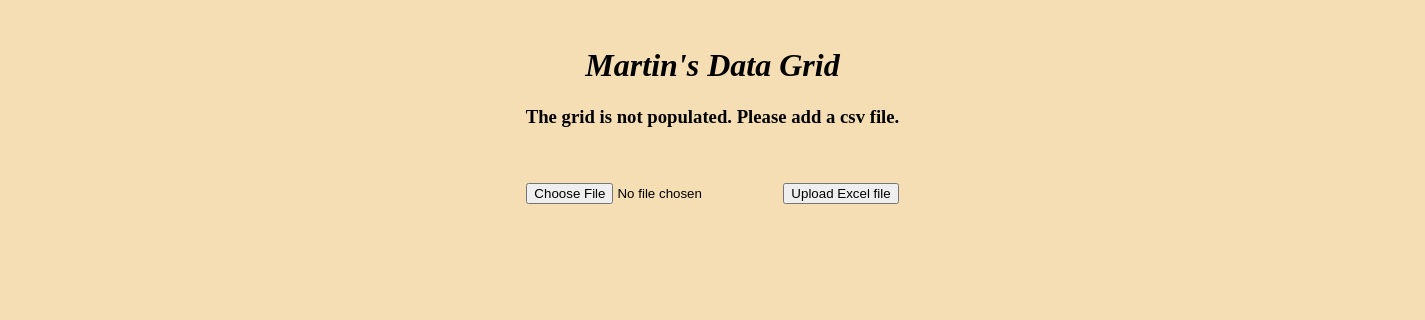
Before: / with the older database file.
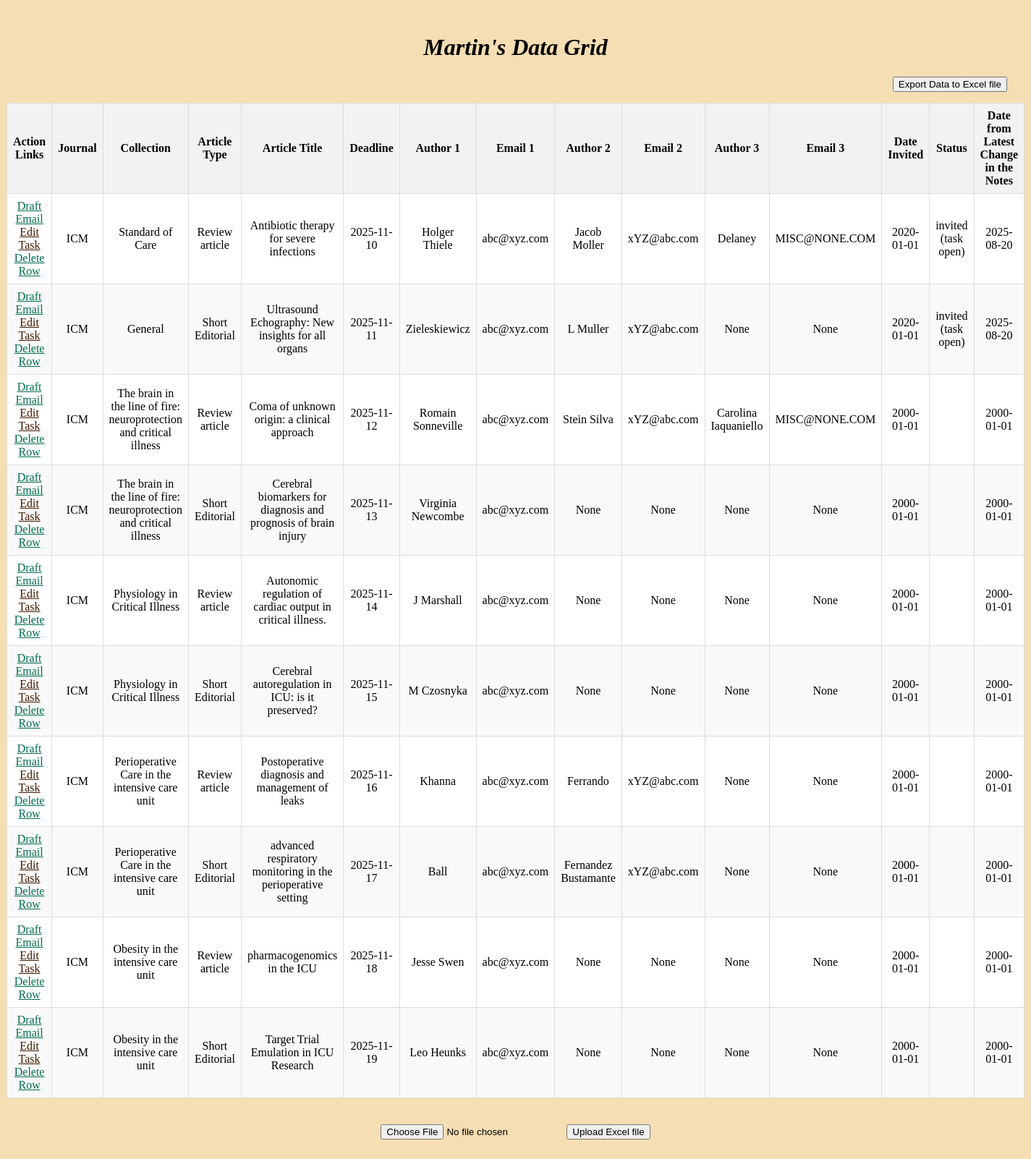
After: the same page with the newer database file.
### app.py (models this page shows, shortened)
class Task(db.Model):
    id = db.Column(db.Integer, primary_key=True)
    journal = db.Column(db.String(100), nullable=False)
    collection = db.Column(db.String(50))
    type = db.Column(db.String(50))
    title = db.Column(db.String(120))
    deadline = db.Column(db.Date)
    author1 = db.Column(db.String(30))
    email1 = db.Column(db.String(30))
    author2 = db.Column(db.String(30))
    email2 = db.Column(db.String(30))
    author3 = db.Column(db.String(30))
    email3 = db.Column(db.String(30))
    date_invited = db.Column(db.Date)
    status = db.Column(db.String(30))
    last_change_in_notes = db.Column(db.Date)
    notes = db.Column(db.String(2500))

### app.py (the view)
@app.route('/', methods=['POST', 'GET'])  # type: ignore
def index():
    if request.method == 'POST':
        my_file = request.files.get('file')
        if not my_file or my_file.filename == '':
            return ('No file selected!', 400)
        if my_file.filename.endswith('.xlsx'):  # type: ignore
            import_excel_to_db(my_file)
            return redirect('/')
    else:
        tasks = Task.query.all()
        return render_template('index.html', tasks=tasks)

### templates/index.html (shortened to what this page needs)
{% extends 'base.html' %}
{% block body %}
<div class="content">
    <br>
    <h1><i>Martin's Data Grid</i></h1>
    {% if tasks | length < 1 %}
    <h3>The grid is not populated. Please add a csv file.</h3>
    {% else %}
    <a href="{{ url_for('export_excel') }}">
        <button class="right-button">Export Data to Excel file</button>
    </a>
    <br><br>
    <table>
        <thead>
            <tr>
                <th>Action Links</th>
                <th>Journal</th>
                <th>Collection</th>
                <th>Article Type</th>
                <th>Article Title</th>
                <th>Deadline</th>
                <th>Author 1</th>
                <th>Email 1</th>
                <th>Author 2</th>
                <th>Email 2</th>
                <th>Author 3</th>
                <th>Email 3</th>
                <th>Date Invited</th>
                <th>Status</th>
                <th>Date from Latest Change in the Notes</th>
            </tr>
        </thead>
        <tbody>
            {% for task in tasks %}
            <tr>
                <td>
                    <a class='one' href="{{ url_for('edit_email', task_id=task.id) }}">Draft Email</a><br>
                    <a class='two' href="{{ url_for('edit_task', task_id=task.id) }}">Edit Task</a><br>
                    <a class='one' href="{{ url_for('confirm_delete', id=task.id) }}">Delete Row</a>
                </td>
                <td>{{task.journal}}</td>
                <td>{{task.collection}}</td>
                <td>{{task.type}}</td>
                <td>{{task.title}}</td>
                <td>{{task.deadline}}</td>
                <td>{{task.author1}}</td>
                <td>{{task.email1}}</td>
                <td>{{task.author2}}</td>
                <td>{{task.email2}}</td>
                <td>{{task.author3}}</td>
                <td>{{task.email3}}</td>
                <td>{{task.date_invited}}</td>
                <td>{{task.status}}</td>
                <td>{{task.last_change_in_notes}}</td>
            </tr>
            {% endfor %}
        </tbody>
    </table>
    {% endif %}
    <br><br>
        <form style="display: inline-block;" method="post" enctype="multipart/form-data">
            <input type="file" name="file" accept=".xlsx" required>
            <button type="submit">Upload Excel file</button>
        </form>
</div>
<br><br><br>
{% endblock %}

### templates/base.html (shortened to what this page needs)
<!DOCTYPE html>
<html lang="en">
<head>
    <link rel="stylesheet" href="{{url_for('static',filename='style.css')}}">
</head>
<body>
    {% block body %} {% endblock %}
</body>
</html>

### static/style.css (style rules this page uses)
body { background-color: wheat; }
.content { align-items: center; text-align: center; }
a.one:link { color: #006d4c; }
a.two:link { color: #411900; }
table { background-color: white; border-collapse: collapse; width: 98%; margin-left: auto; margin-right: auto; }
th, td { border: 1px solid #dddddd; text-align: center; padding: 8px; }
th { background-color: #f2f2f2; font-weight: bold; text-align: center; }
tr:nth-child(even) { background-color: #f9f9f9; }
.right-button { margin-right: 25px; float: right; }

Changed rows visible on the page:
added Task: journal "ICM", collection "Standard of Care", type "Review article", title "Antibiotic therapy for severe infections", deadline "2025-11-10", author1 "Holger Thiele", email1 "abc@xyz.com", author2 "Jacob Moller", email2 "xYZ@abc.com", author3 "Delaney", email3 "MISC@NONE.COM", date_invited "2020-01-01", status "invited (task open)", last_change_in_notes "2025-08-20"
added Task: journal "ICM", collection "General", type "Short Editorial", title "Ultrasound Echography: New insights for all organs", deadline "2025-11-11", author1 "Zieleskiewicz", email1 "abc@xyz.com", author2 "L Muller", email2 "xYZ@abc.com", author3 "None", email3 "None", date_invited "2020-01-01", status "invited (task open)", last_change_in_notes "2025-08-20"
added Task: journal "ICM", collection "The brain in the line of fire: neuroprotection and critical illness", type "Review article", title "Coma of unknown origin: a clinical approach", deadline "2025-11-12", author1 "Romain Sonneville", email1 "abc@xyz.com", author2 "Stein Silva", email2 "xYZ@abc.com", author3 "Carolina Iaquaniello", email3 "MISC@NONE.COM", date_invited "2000-01-01", last_change_in_notes "2000-01-01"
added Task: journal "ICM", collection "The brain in the line of fire: neuroprotection and critical illness", type "Short Editorial", title "Cerebral biomarkers for diagnosis and prognosis of brain injury", deadline "2025-11-13", author1 "Virginia Newcombe", email1 "abc@xyz.com", author2 "None", email2 "None", author3 "None", email3 "None", date_invited "2000-01-01", last_change_in_notes "2000-01-01"
added Task: journal "ICM", collection "Physiology in Critical Illness", type "Review article", title "Autonomic regulation of cardiac output in critical illness.", deadline "2025-11-14", author1 "J Marshall", email1 "abc@xyz.com", author2 "None", email2 "None", author3 "None", email3 "None", date_invited "2000-01-01", last_change_in_notes "2000-01-01"
added Task: journal "ICM", collection "Physiology in Critical Illness", type "Short Editorial", title "Cerebral autoregulation in ICU: is it preserved?", deadline "2025-11-15", author1 "M Czosnyka", email1 "abc@xyz.com", author2 "None", email2 "None", author3 "None", email3 "None", date_invited "2000-01-01", last_change_in_notes "2000-01-01"
added Task: journal "ICM", collection "Perioperative Care in the intensive care unit", type "Review article", title "Postoperative diagnosis and management of leaks", deadline "2025-11-16", author1 "Khanna", email1 "abc@xyz.com", author2 "Ferrando", email2 "xYZ@abc.com", author3 "None", email3 "None", date_invited "2000-01-01", last_change_in_notes "2000-01-01"
added Task: journal "ICM", collection "Perioperative Care in the intensive care unit", type "Short Editorial", title "advanced respiratory monitoring in the perioperative setting", deadline "2025-11-17", author1 "Ball", email1 "abc@xyz.com", author2 "Fernandez Bustamante", email2 "xYZ@abc.com", author3 "None", email3 "None", date_invited "2000-01-01", last_change_in_notes "2000-01-01"
added Task: journal "ICM", collection "Obesity in the intensive care unit", type "Review article", title "pharmacogenomics in the ICU", deadline "2025-11-18", author1 "Jesse Swen", email1 "abc@xyz.com", author2 "None", email2 "None", author3 "None", email3 "None", date_invited "2000-01-01", last_change_in_notes "2000-01-01"
added Task: journal "ICM", collection "Obesity in the intensive care unit", type "Short Editorial", title "Target Trial Emulation in ICU Research", deadline "2025-11-19", author1 "Leo Heunks", email1 "abc@xyz.com", author2 "None", email2 "None", author3 "None", email3 "None", date_invited "2000-01-01", last_change_in_notes "2000-01-01"
Other visible differences:
text no longer shown: "The grid is not populated. Please add a csv file."
text now shown: "Export Data to Excel file Action Links Journal Collection Article Type Article Title Deadline Author 1 Email 1 Author 2 Email 2 Author 3 Email 3 Date Invited Status Date from Latest Change in the Notes"
